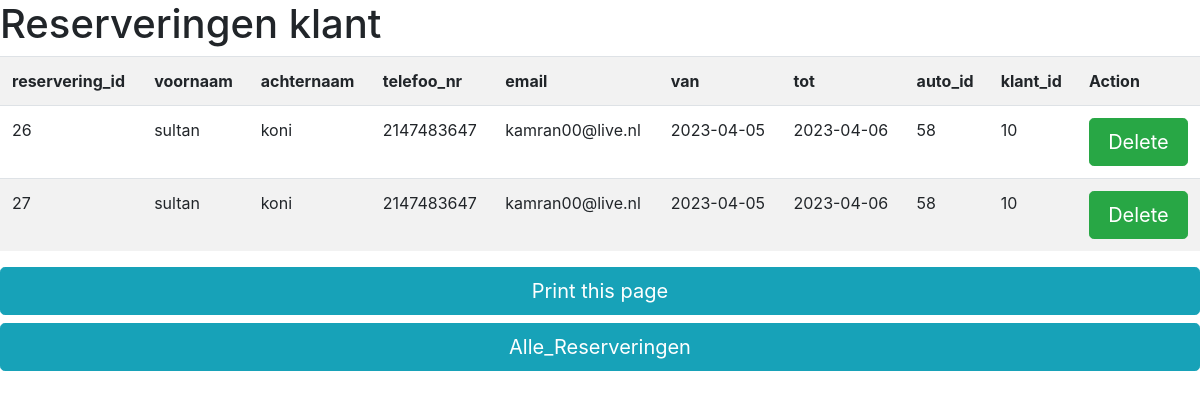
Screenshot of /reserveringen_klant.php?klant_id=10 with the database file from the repository.
### tables this page shows
CREATE TABLE `reservering` (
  `reservering_id` int(11) NOT NULL,
  `van` date NOT NULL,
  `tot` date NOT NULL,
  `auto_id` int(11) DEFAULT NULL,
  `klant_id` int(11) DEFAULT NULL
);

CREATE TABLE `klanten` (
  `klant_id` int(11) NOT NULL,
  `voornaam` varchar(255) NOT NULL,
  `achternaam` varchar(255) NOT NULL,
  `telefoo_nr` int(11) NOT NULL,
  `adres` varchar(255) NOT NULL,
  `plaats` varchar(255) NOT NULL,
  `email` varchar(255) NOT NULL
);

### db.php (called while the page is built, shortened)
<?php
class Database{
    private $dbh;
    public function __construct() {
        $this->database = 'auto_rent';
        $this->username = 'root';
        $this->password = '';
        $this->host = 'localhost';
        try {
            $dsn = "mysql:host=$this->host;dbname=$this->database";
            $this->dbh = new PDO($dsn, $this->username, $this->password);
        }catch(\Exception $e) {
            die('failed to connect to database' .$e->getMessage());
        }
    }
    public function select($sql,$placeholder = []) {
        $stmt = $this->dbh->prepare($sql);
        $stmt->execute($placeholder);
        $result = $stmt->fetchAll(PDO::FETCH_ASSOC);
            if(!empty($result)) {
                return $result;
            } else {
                echo "Geen data beschikbarr";
            }
    }
}
?>

### reserveringen_klant.php (the view, shortened to what this page needs)
<?php
include 'db.php';
$db = new Database();
$klant_id = $_GET['klant_id'];
$sql = "SELECT reservering.klant_id as klant_id, klanten.voornaam as voornaam, klanten.achternaam as achternaam, klanten.telefoo_nr as telefoo_nr,
klanten.email as email, reservering.reservering_id  as reservering_id,
reservering.van  as van, reservering.tot  as tot, reservering.auto_id  as auto_id
FROM reservering INNER JOIN klanten ON reservering.klant_id = klanten.klant_id
WHERE reservering.klant_id = '$klant_id'";
$result = $db->select($sql);
?>
<!DOCTYPE html>
<html lang="en">
<head>
    <link rel="stylesheet" href="https://cdn.jsdelivr.net/npm/bootstrap@4.4.1/dist/css/bootstrap.min.css">
</head>
<body>
   <h1>Reserveringen klant</h1>
   <table class="table table-striped">
    <tr>
        <th>reservering_id</th>
        <th>voornaam</th>
        <th>achternaam</th>
        <th>telefoo_nr</th>
        <th>email</th>
        <th>van</th>
        <th>tot</th>
        <th>auto_id</th>
        <th>klant_id</th>
        <th colspan="2">Action</th>
    </tr>
    <tr>
        <?php
        if(!is_null($result)) {
        foreach ($result as $rows) {?>
         <td><?php echo $rows['reservering_id'] ?></td>
         <td><?php echo $rows['voornaam'] ?></td>
         <td><?php echo $rows['achternaam'] ?></td>
         <td><?php echo $rows['telefoo_nr'] ?></td>
         <td><?php echo $rows['email'] ?></td>
         <td><?php echo $rows['van'] ?></td>
         <td><?php echo $rows['tot'] ?></td>
         <td><?php echo $rows['auto_id'] ?></td>
         <td><?php echo $rows['klant_id'] ?></td>
         <td><a  class="btn btn-success btn-lg btn-block" href="delete_res.php?reservering_id=<?php echo $rows['reservering_id'];?>">Delete</a></td>
    </tr>
     <?php }
     } ?>
   </table>
   <button class="btn btn-info btn-lg btn-block" onclick="window.print()"> Print this page</button>
   <a  class="btn btn-info btn-lg btn-block" href="alle_res.php">Alle_Reserveringen</a>
</body>
</html>

### rows the page displays
reservering: reservering_id "26", klant.voornaam "sultan", klant.achternaam "koni", klant.telefoo_nr "2147483647", klant.email "kamran00@live.nl", van "2023-04-05", tot "2023-04-06", auto "58", klant "10"
reservering: reservering_id "27", klant.voornaam "sultan", klant.achternaam "koni", klant.telefoo_nr "2147483647", klant.email "kamran00@live.nl", van "2023-04-05", tot "2023-04-06", auto "58", klant "10"
